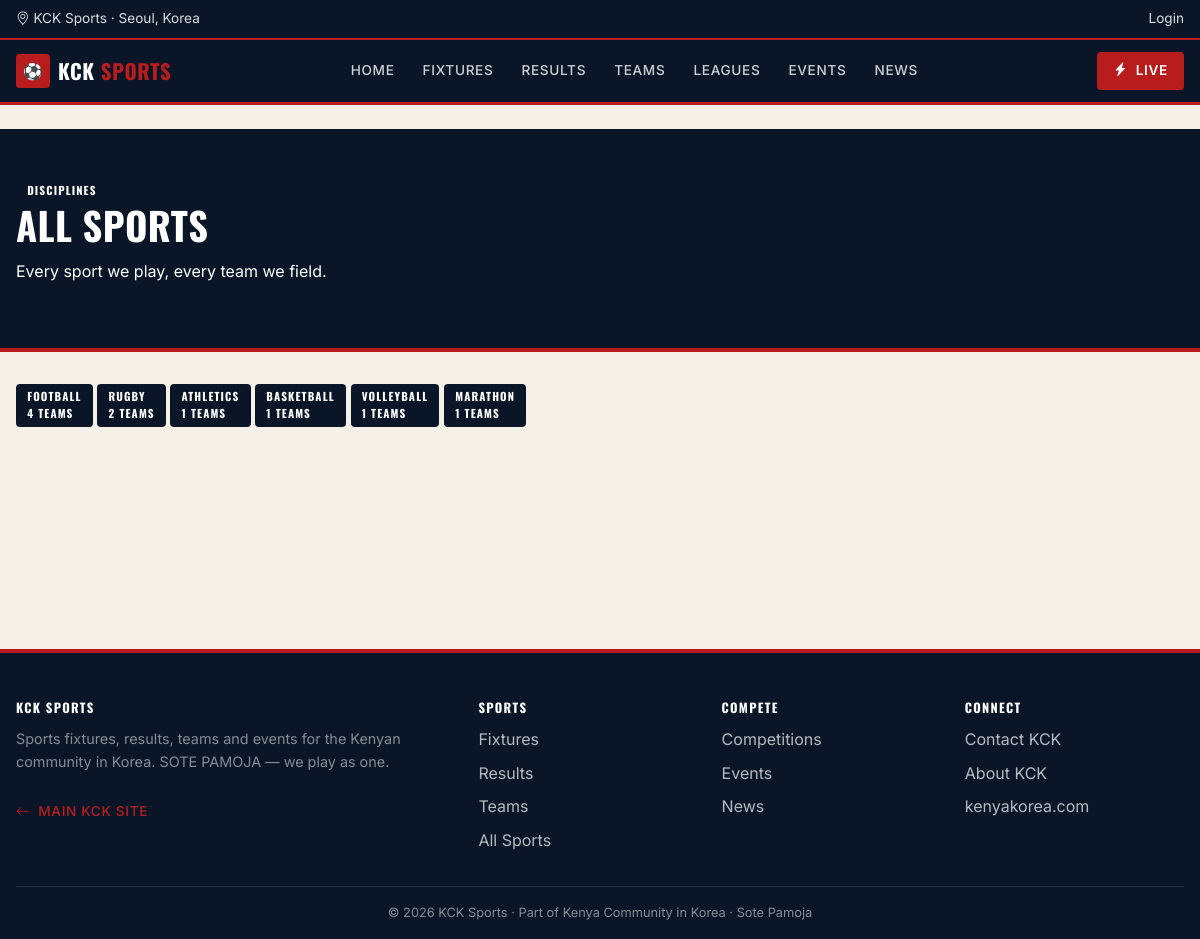
Page /sports/sports/ on the committed database.
### sports/models.py (models this page shows, shortened)
class Sport(models.Model):
    name = models.CharField(max_length=100)
    slug = models.SlugField(unique=True, max_length=120, blank=True)
    category = models.CharField(max_length=30, choices=SPORT_CATEGORY_CHOICES, default='football')
    description = models.TextField(blank=True)
    icon = models.CharField(max_length=10, blank=True, default='⚽')
    cover_image = models.ImageField(upload_to='sports/covers/', blank=True, null=True)
    active = models.BooleanField(default=True)
    sort_order = models.IntegerField(default=0)
    created_at = models.DateTimeField(auto_now_add=True)
    class Meta:
        ordering = ['sort_order', 'name']

### sports/views.py (the view)
# urls.py: path('sports/', views.sport_list, name='sport_list'),
def sport_list(request):
    return render(request, 'sports/sport_list.html', {
        'sports': Sport.objects.filter(active=True).annotate(team_count=Count('teams'))
    })

### core/context_processors.py (called while the page is built)
def site_context(request):
    now = timezone.now()
    active_announcements = Announcement.objects.filter(
        active=True, starts_at__lte=now, ends_at__gte=now
    )
    ss = SiteSettings.load()
    return {
        'site_settings': ss,
        'SITE_NAME': ss.site_name or settings.SITE_NAME,
        'SITE_SHORT_NAME': ss.site_short_name or settings.SITE_SHORT_NAME,
        'SITE_EMAIL': ss.email or settings.SITE_EMAIL,
        'SITE_PHONE': ss.phone or settings.SITE_PHONE,
        'SITE_ADDRESS': ss.address or getattr(settings, 'SITE_ADDRESS', 'Seoul, South Korea'),
        'SITE_TAGLINE': ss.tagline,
        'SLOGAN': ss.slogan or 'SOTE PAMOJA',
        'SLOGAN_TRANSLATION': ss.slogan_translation or 'All Together',
        'SLOGAN_DESCRIPTION': ss.slogan_description or 'the spirit of our community',
        'active_announcements': active_announcements,
    }

### core/models.py (called while the page is built)
    @classmethod
    def load(cls):
        obj, _ = cls.objects.get_or_create(pk=1)
        return obj

### leaders/permissions.py (called while the page is built, shortened)
def user_has_perm(user, flag):
    if not user or not user.is_authenticated:
        return False

### memberships/context_processors.py (called while the page is built)
def membership_context(request):
    user = getattr(request, 'user', None)
    return {
        'active_membership': user_active_membership(user) if user else None,
        'is_member': bool(user_active_membership(user)) if user and user.is_authenticated else False,
        'is_treasurer_user': is_treasurer(user) if user else False,
        'is_oversight_user': is_president_or_secretary(user) if user else False,
    }

### memberships/utils.py (called while the page is built)
def is_treasurer(user):
    from leaders.permissions import user_has_perm
    return user_has_perm(user, 'can_manage_memberships')

def is_president_or_secretary(user):
    from leaders.permissions import user_has_perm
    return user_has_perm(user, 'can_view_audit_log')

def user_active_membership(user):
    if not user or not user.is_authenticated:
        return None
    from .models import Membership
    today = timezone.now().date()
    return (Membership.objects.filter(
                user=user, status=Membership.STATUS_ACTIVE, period_end__gte=today)
            .select_related('tier').first())

### templates/sports/sport_list.html (shortened to what this page needs)
{% extends 'sports/sports_base.html' %}
{% load static %}
{% block content %}
<section class="sp-hero" style="padding:3rem 0;">
    <div class="container-sp">
        <div class="sp-eyebrow">DISCIPLINES</div>
        <h1>ALL <span class="hl">SPORTS</span></h1>
        <p class="tagline">Every sport we play, every team we field.</p>
    </div>
</section>
<section class="section-sp">
    <div class="container-sp">
        {% if sports %}
        <div class="grid-4">
            {% for sport in sports %}
            <a href="{% url 'sports:sport_detail' sport.slug %}" style="text-decoration:none;color:inherit;">
                <div class="sp-category">
                    <div class="name">{{ sport.name }}</div>
                    <div class="count">{{ sport.team_count|default:sport.teams.count }} teams</div>
                </div>
            </a>
            {% endfor %}
        </div>
        {% else %}
        <div class="sp-empty">
            <div class="icon"><i class="bi bi-trophy"></i></div>
            <p>No sports available yet.</p>
        </div>
        {% endif %}
    </div>
</section>
{% endblock %}

### static/css/sports.css (style rules this page uses)
:root { --sp-red: #B91C1C; --sp-red-700: #991818; --sp-red-50: #fdecec; --sp-ink: #0A1628; --sp-ink-700: #152238; --sp-indigo: #1E3A8A; --sp-indigo-50: #eaeff9; --sp-green: var(--sp-red); --sp-green-700: var(--sp-red-700); --sp-green-50: var(--sp-red-50); --sp-body: #374151; --sp-muted: #6B7280; --sp-line: #E5E0D5; --sp-line-2: #C9C2B2; --sp-bg: #ffffff; --sp-bg-2: #F5F1E8; --sp-bg-3: #EBE5D5; --sp-win: #15803d; --sp-loss: var(--sp-red); --sp-draw: var(--sp-muted); --sp-live: var(--sp-red); --sp-1: 0.25rem; --sp-2: 0.5rem; --sp-3: 0.75rem; --sp-4: 1rem; --sp-5: 1.5rem; --sp-6: 2rem; --sp-7: 3rem; --sp-8: 4rem; --sp-font-display: 'Oswald', system-ui, sans-serif; --sp-font-body: 'Inter', system-ui, sans-serif; --sp-r: 0.375rem; --sp-r-sm: 0.25rem; --sp-shadow: 0 1px 2px rgba(10,22,40,0.05), 0 1px 3px rgba(10,22,40,0.07); --sp-shadow-md: 0 4px 8px rgba(10,22,40,0.07), 0 2px 4px rgba(10,22,40,0.05); --sp-dur: 150ms; --sp-ease: cubic-bezier(0.4, 0, 0.2, 1); }
*, *::before, *::after { box-sizing: border-box; }
html { -webkit-text-size-adjust: 100%; }
body { margin: 0; font-family: var(--sp-font-body); font-size: 1rem; line-height: 1.6; color: var(--sp-body); background: var(--sp-bg-2); -webkit-font-smoothing: antialiased; }
a { color: var(--sp-red); text-decoration: none; transition: color var(--sp-dur) var(--sp-ease); }
h1, h2, h3, h4, h5, h6 { font-family: var(--sp-font-display); color: var(--sp-ink); font-weight: 600; line-height: 1.15; letter-spacing: -0.01em; margin: 0 0 var(--sp-3); }
h1 { font-size: clamp(1.75rem, 3.5vw, 2.4rem); font-weight: 700; text-transform: uppercase; letter-spacing: 0.01em; }
p { margin: 0 0 var(--sp-4); }
.container-sp { width: 100%; max-width: 1200px; margin: 0 auto; padding-left: var(--sp-4); padding-right: var(--sp-4); }
section { padding: var(--sp-6) 0; }
.sp-hero { background: var(--sp-ink); color: #fff; padding: var(--sp-7) 0 var(--sp-6); border-bottom: 4px solid var(--sp-red); position: relative; }
.sp-hero h1 { color: #fff; margin-bottom: var(--sp-3); }
.sp-eyebrow, .sp-category { display: inline-block; padding: 0.2rem 0.7rem; background: var(--sp-ink); color: #fff; border: 0; border-radius: var(--sp-r-sm); font-family: var(--sp-font-display); font-size: 0.7rem; font-weight: 700; letter-spacing: 0.1em; text-transform: uppercase; }

### rows in the picture
Sport: name "FOOTBALL", team_count "4"
Sport: name "RUGBY", team_count "2"
Sport: name "ATHLETICS", team_count "1"
Sport: name "BASKETBALL", team_count "1"
Sport: name "VOLLEYBALL", team_count "1"
Sport: name "MARATHON", team_count "1"
